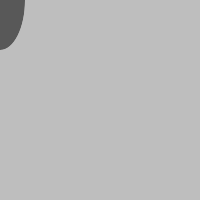
Frame 1 (no input)
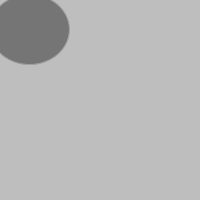
Frame 60 (the mouse pressed at the canvas centre just before this capture)
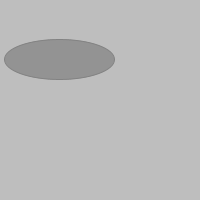
Frame 120 (the mouse held since frame 60 and released just before this capture)

The Processing sketch that drew these frames (run headless with seeded random() and noise(); from frame 60 on, the mouse is pressed at the canvas centre):

// Processing sketch: processing_49485
// ── processing_49485.pde


float circleX = 0;
float circleY = 0;
float circleW = 50;
float circleH = 100;
float circleStroke = 190;
float circleFill = 88;
float backgroundColor = 190;
float change = 0.5;

void setup () {
  size (200,200);
  smooth ();
}

void draw () {
  //draw the background and the ellipse
  background (backgroundColor);
  stroke (circleStroke);
  fill (circleFill);
  ellipse (circleX, circleY, circleW, circleH);
  
  //change the values of all variables
  
  circleX = circleX + change;
  circleY = circleY + change;
  circleW = circleW + change;
  circleH = circleH - change;
  circleStroke = circleStroke - change;
  circleFill = circleFill + change;
}
